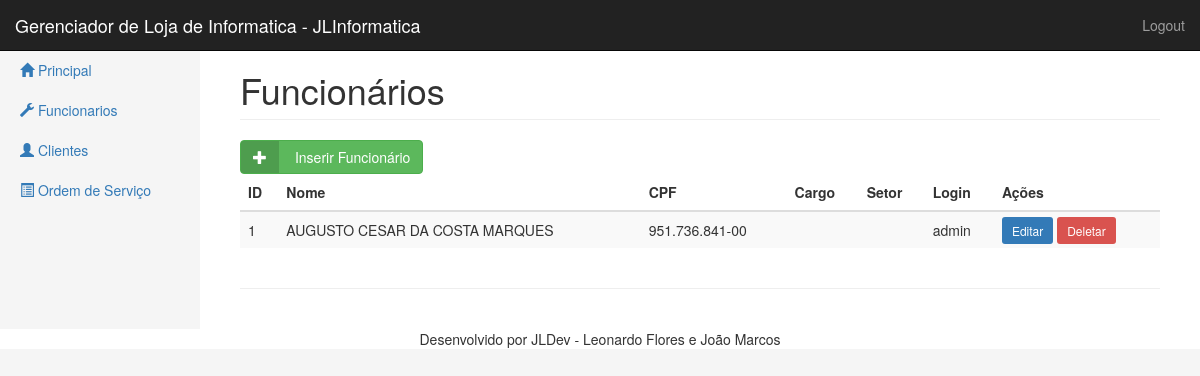
The page /funcionario/index.php on the database its author committed.
### tables this page shows
CREATE TABLE `funcionario` (
  `codigo` int(11) NOT NULL auto_increment,
  `nome` varchar(50) default NULL,
  `apelido` varchar(15) default NULL,
  `cargo` varchar(100) default NULL,
  `setor` varchar(50) default NULL,
  `cpf` varchar(14 ) default NULL,
  `rg` varchar(25) default NULL,
  `ctps` varchar(30) default NULL,
  `data_nasc` varchar(10) default NULL,
  `estado_civil` varchar(12) default NULL,
  `numero_filhos` varchar(5) default NULL,
  `tipo_sanguineo` varchar(15) default NULL,
  `email` varchar(75) default NULL,
  `fone_com` varchar(13) default NULL,
  `fone_res` varchar(13) default NULL,
  `celular` varchar(13) default NULL,
  `escolaridade` varchar(15) default NULL,
  `situacao` varchar(10) default NULL,
  `ano` varchar(5) default NULL,
  `endereco` varchar(100) default NULL,
  `bairro` varchar(30) default NULL,
  `cidade` varchar(30) default NULL,
  `estado` varchar(2) default NULL,
  `cep` varchar(10) default NULL,
  `login` varchar(20) default NULL,
  `senha` varchar(20) default NULL,
  `nivel` varchar(1) NOT NULL,
  PRIMARY KEY  (`codigo`)
);

### funcionario/index.php (the view)
<?php include '../conexao/data.php';?>
<?php
$query = sprintf("SELECT codigo, nome, cpf, cargo, setor, login FROM funcionario ORDER BY codigo");
$dados = mysql_query($query, $data) or die(mysql_error());
?>
<!DOCTYPE html>
<html lang="pt-BR">
    <?php include '../includes/head.php';?>
    <?php include '../includes/bootstrap.php';?>
    <body>
    <?php include '../includes/navbar_menu.php';?>
        <div class="container-fluid">
            <div class="row row-offcanvas row-offcanvas-left">
                <?php include '../includes/navbar_lateral.php';?>
                <div class="col-sm-9 col-md-10 main">
                    <h1 class="page-header">
                        Funcionários
                    </h1>
                    <a class="btn btn-labeled btn-success btn-md" href="add_funcionario.php">
                        <span class="btn-label" aria-hidden="true"><i class="glyphicon glyphicon-plus"></i></span> Inserir Funcionário
                    </a>
                    <div class="table-responsive">
                        <table class="table table-striped">
                            <thead>
                            <tr>
                                <th>ID</th>
                                <th>Nome</th>
                                <th>CPF</th>
                                <th>Cargo</th>
                                <th>Setor</th>
                                <th>Login</th>
                                <th>Ações</th>
                            </tr>
                            </thead>
                            <tbody>
                            <?php while($linha = mysql_fetch_array($dados)){ ?>
                            <tr>
                                <td><?=$linha['codigo']?></td>
                                <td><?=$linha['nome']?></td>
                                <td><?=$linha['cpf']?></td>
                                <td><?=$linha['cargo']?></td>
                                <td><?=$linha['setor']?></td>
                                <td><?=$linha['login']?></td>
                                <td>
                                    <a href="editar_funcionario.php?id=<?php echo $linha['codigo'] ?>" class="btn-sm btn-primary">Editar</a>
                                    <a href="deletar_funcionario.php?id=<?php echo $linha['codigo'] ?>" class="btn-sm btn-danger">Deletar</a>
                                </td>
                            </tr>
                            <?php
                            }
                            ?>
                            </tbody>
                        </table>
                    </div>
                    <hr>
                </div>
            </div>
        </div>
    </body>
    <?php include '../includes/rodape.php';?>
</html>

### includes/head.php (shortened to what this page needs)
<head>
</head>

### includes/bootstrap.php (shortened to what this page needs)
<link href="../bootstrap/css/bootstrap.min.css" rel="stylesheet">
<link href="../bootstrap/css/styles.css" rel="stylesheet">
<link href="../bootstrap/css/jasny-bootstrap.min.css" rel="stylesheet">

### includes/navbar_menu.php
<nav class="navbar navbar-inverse navbar-fixed-top" role="navigation">
    <div class="container-fluid">
        <div class="navbar-header">
            <a class="navbar-brand" href="#">Gerenciador de Loja de Informatica - JLInformatica</a>
        </div>
        <div class="navbar-collapse collapse">
            <ul class="nav navbar-nav navbar-right">
                <li><a href="#">Logout</a></li>
            </ul>
        </div>
    </div>
</nav>

### includes/navbar_lateral.php
<div class="col-sm-3 col-md-2 sidebar-offcanvas" id="sidebar" role="navigation">
    <ul class="nav nav-sidebar">
        <li><a href="#"><i class="glyphicon glyphicon-home"></i> Principal</a></li>
        <li><a href="funcionario/"><i class="glyphicon glyphicon-wrench"></i> Funcionarios</a></li>
        <li><a href="#"><i class="glyphicon glyphicon-user"></i> Clientes</a></li>
        <li><a href="#"><i class="glyphicon glyphicon-list-alt"></i> Ordem de Serviço</a></li>
    </ul>
</div>

### includes/rodape.php
<footer>
    <p class="text-center">Desenvolvido por JLDev - Leonardo Flores e João Marcos</p>
</footer>

### rows shown on the page
funcionario: codigo "1", nome "AUGUSTO CESAR DA COSTA MARQUES", cpf "951.736.841-00", login "admin"
